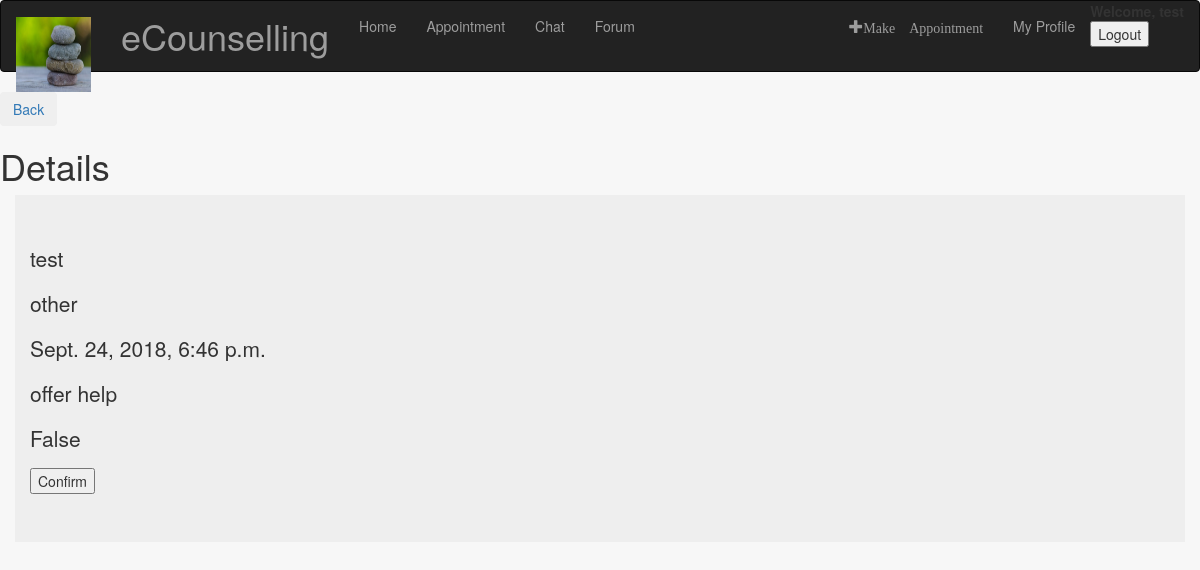
The page /appointment/2/ (signed in) on the database its author committed.
### appointment/models.py (models this page shows, shortened)
class Entry(models.Model):
    reason = (
       ('Career Guidance', 'Career Guidance'),
        ('Relationship Advice', 'Relationship Advice'),
        ('Grief Counselling', 'Grief Counselling'),
        ('other', 'other')
    )
    date = models.DateTimeField(("Date"), default=datetime.date.today)
    reason = models.CharField(max_length=150, choices=reason)
    description = models.TextField()
    created = models.DateTimeField(auto_now_add=True)
    creator = models.ForeignKey(User, on_delete=models.CASCADE)
    task_id = models.CharField(max_length=50, blank=True, editable=False)
    confirmed = models.BooleanField(default=False)

### appointment/views.py (the view)
# urls.py: url(r'^(?P<pk>[0-9]+)/$', views.DetailView.as_view(), name='detail'),
class DetailView(LoginRequiredMixin, generic.DetailView):
    login_url = "/home/login/"
    model = Entry
    template_name = 'appointment/detail.html'

### appointment/templates/appointment/detail.html (shortened to what this page needs)
{% extends 'home/base.html' %}
{% block body %}
    <div>
        <button class="btn"><a href="/appointment/">Back</a></button>
        <h1>Details</h1>
    </div>
    <div class="container jumbotron">
        <p>{{ entry.creator }}</p>
        <p>{{ entry.reason }}</p>
        <p>{{ entry.date }}</p>
        <p>{{ entry.description|truncatechars:100 }}</p>
        <p>{{ entry.confirmed }}</p>
        <form method="post">
            <button type="submit">Confirm</button>
        </form>
    </div>
{% endblock %}

### forum/static/forum/styles/room_detail.css (style rules this page uses)
html, body { padding: 0; margin: 0; height: 100%; width: 100%; background-color: #f7f7f7; }

### rows shown on the page
Entry: creator "test", reason "other", date "Sept. 24, 2018, 6:46 p.m.", description "offer help", confirmed "False"
